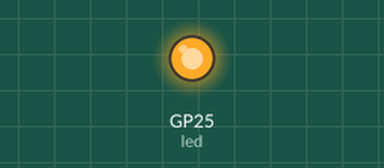
Bench run of a program on a simulated Raspberry Pi Pico running MicroPython. Shown: output pins drawn as LEDs (lit = HIGH). At 1.0 s the program stops and its outputs stay as they are.

Above: at 0.1 s.
At 1.1 s:
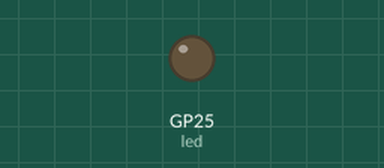
Timing chart, 0 to 2.5 s (numbered marks = the images above):
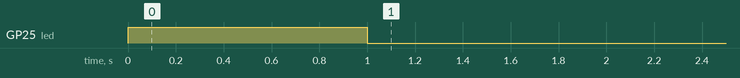

The program:

pico_wireless.py
```python
#import network
#import socket
from time import sleep
#from picozero import pico_temp_sensor, pico_led
from machine import Pin


led = Pin("LED",Pin.OUT)
led.on()
sleep(1)
led.off()


'''
ssid = 'MyNetwork'
password = 'abdelhafid2023A@abd'


def connect():
    #Connect to WLAN
    wlan = network.WLAN(network.STA_IF)
    wlan.active(True)
    wlan.connect(ssid, password)
    while wlan.isconnected() == False:
        print('Waiting for connection...')
        sleep(1)
    ip = wlan.ifconfig()[0]
    print(f'Connected on {ip}')
    return ip


def open_socket(ip):
    # Open a socket
    address = (ip, 80)
    print("address",address)
    connection = socket.socket()
    print("connection",connection)
    connection.bind(address)
    print("connection",connection)
    connection.listen(1)
    return connection


def webpage(temperature, state):
    #Template HTML
    html = f"""
            <!DOCTYPE html>
            <html>
            <form action="./lighton">
            <input type="submit" value="Light on" />
            </form>
            <form action="./lightoff">
            <input type="submit" value="Light off" />
            </form>
            <p>LED is {state}</p>
            <p>Temperature is {temperature}</p>
            </body>
            </html>
            """
    return str(html)


def serve(connection):
    #Start a web server
    state = 'OFF'
    pico_led.off()
    temperature = 0
    while True:
        client = connection.accept()[0]
        request = client.recv(1024)
        request = str(request)
        try:
            request = request.split()[1]
        except IndexError:
            pass
        if request == '/lighton?':
            pico_led.on()
            state = 'ON'
        elif request =='/lightoff?':
            pico_led.off()
            state = 'OFF'
        temperature = pico_temp_sensor.temp
        html = webpage(temperature, state)
        client.send(html)
        client.close()


try:
    ip = connect()
    connection = open_socket(ip)
    #serve(connection)
except KeyboardInterrupt:
    machine.reset()

'''
```
